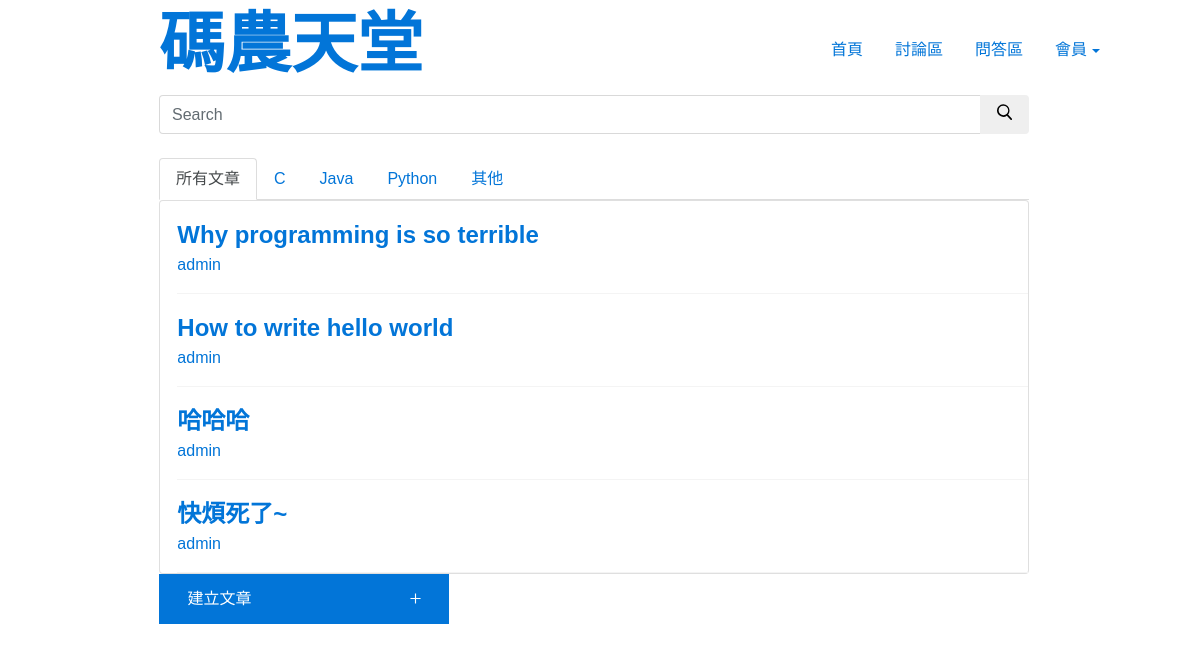
Before: /QA/ with the older database file.
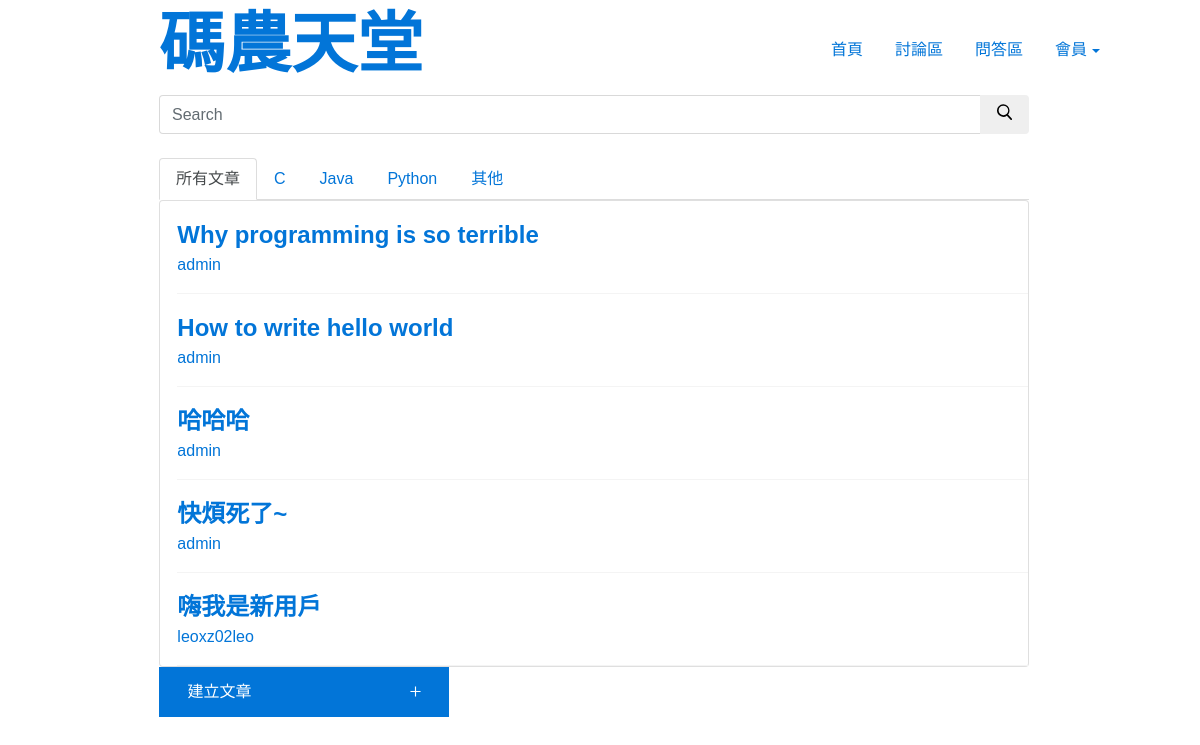
After: the same page with the newer database file.
### QA/models.py (models this page shows, shortened)
class Question(models.Model):
    title = models.CharField(max_length=225)
    body = RichTextField()
    questionType = models.ForeignKey(QuestionType,on_delete=models.CASCADE)
    postedUser = models.ForeignKey(User,on_delete=models.CASCADE)

### QA/views.py (the view, shortened to what this page needs)
def index(request):
    datasAll = Question.objects.all()
    datasCPP = Question.objects.filter(questionType__name='C++')
    datasJava = Question.objects.filter(questionType__name='Java')
    datasPython = Question.objects.filter(questionType__name='Python')
    datasOther = Question.objects.filter(questionType__name='Other')
    query = request.GET.get('srch-term')
    context = {
        'title': 'QA',
        'datasAll': datasAll,
        'datasCPP': datasCPP,
        'datasJava': datasJava,
        'datasPython': datasPython,
        'datasOther': datasOther
    }
    return render(request, 'QA/index.html', context)

### QA/templates/QA/index.html (shortened to what this page needs)
{% extends 'main/layout.html' %}
{% block content %}
<form method="GET" class="col-md-9" id="div1">
    <div class="input-group add-on">
        <input class="form-control" placeholder="Search" name="srch-term" id="srch-term" type="text">
        <div class="input-group-btn">
            <button class="btn btn-default" type="submit">
            </button>
        </div>
    </div>
    <br>
    <div >
        <ul class="nav nav-tabs">
            <li class="nav-item">
                <a class="nav-link active show" href="#tab1" data-toggle="tab">所有文章</a>
            </li>
            <li class="nav-item">
                <a class="nav-link" href="#tab2" data-toggle="tab">C</a>
            </li>
            <li class="nav-item">
                <a class="nav-link" href="#tab3" data-toggle="tab">Java</a>
            </li>
            <li class="nav-item">
                <a class="nav-link" href="#tab4" data-toggle="tab">Python</a>
            </li>
            <li class="nav-item">
                <a class="nav-link" href="#tab5" data-toggle="tab">其他</a>
            </li>
        </ul>
        <div class="tab-content">
            <div class="tab-pane active" id="panel-538244">
                <div class="card">
                    {% for data in datasAll%}
                        <div class="card-body">
                            <div class="list">
                                <p class="card-text">
                                    <div class="title">
                                        <a  href="/QA/detail/{{data.id}}">{{data.title}}</a>
                                    </div>
                                    <div>
                                        <a href="/users/profile/{{data.postedUser.username}}">{{data.postedUser}}</a>
                                    </div>
                                </p>
                            </div>
                        </div>
                    {% endfor %}
                </div>
            </div>
        </div>
        <button class="btn btn-primary create-post style-jvp6q3ta" type="button" style="width: 290px;height: 50px; position: relative; left: 0%"  onclick="location.href='/QA/create'">
            <div style="position: relative; left: -30%; text-align: right;display: inline-block;">建立文章</div>
        </button>
    </div>
</form>
{% endblock content %}

Changed rows visible on the page:
added Question: title "嗨我是新用戶", postedUser "leoxz02leo"
